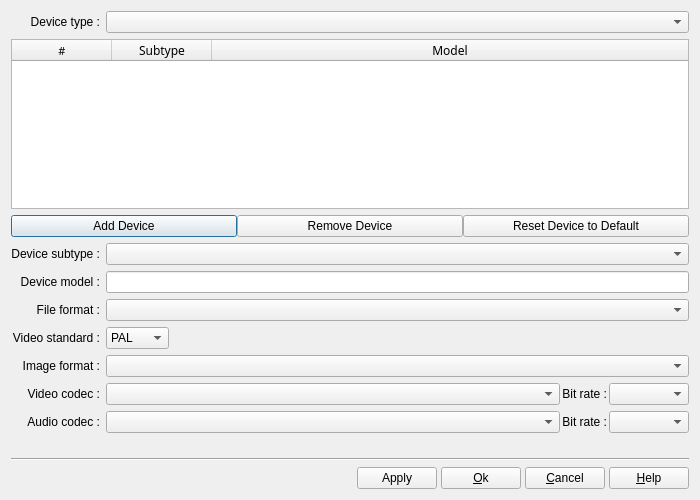
<?xml version="1.0" encoding="UTF-8"?>
<ui version="4.0">
 <class>DlgManageDevices</class>
 <widget class="QDialog" name="DlgManageDevices">
  <property name="geometry">
   <rect>
    <x>0</x>
    <y>0</y>
    <width>700</width>
    <height>500</height>
   </rect>
  </property>
  <property name="minimumSize">
   <size>
    <width>700</width>
    <height>500</height>
   </size>
  </property>
  <property name="windowTitle">
   <string>Manage Devices</string>
  </property>
  <layout class="QGridLayout" name="gridLayout_3">
   <item row="0" column="0">
    <layout class="QGridLayout" name="gridLayout">
     <item row="0" column="0">
      <widget class="QLabel" name="DeviceTypeLabel">
       <property name="text">
        <string>Device type :</string>
       </property>
       <property name="alignment">
        <set>Qt::AlignRight|Qt::AlignTrailing|Qt::AlignVCenter</set>
       </property>
      </widget>
     </item>
     <item row="0" column="1">
      <widget class="QComboBox" name="DBDeviceTypeCB">
       <property name="toolTip">
        <string>Select the type of equipment to be shown in the list.</string>
       </property>
      </widget>
     </item>
     <item row="1" column="0" colspan="2">
      <widget class="QTableWidget" name="TableDevice">
       <property name="font">
        <font>
         <pointsize>9</pointsize>
        </font>
       </property>
       <property name="editTriggers">
        <set>QAbstractItemView::NoEditTriggers</set>
       </property>
       <property name="showDropIndicator" stdset="0">
        <bool>false</bool>
       </property>
       <property name="dragDropOverwriteMode">
        <bool>false</bool>
       </property>
       <property name="selectionMode">
        <enum>QAbstractItemView::SingleSelection</enum>
       </property>
       <property name="selectionBehavior">
        <enum>QAbstractItemView::SelectRows</enum>
       </property>
       <property name="verticalScrollMode">
        <enum>QAbstractItemView::ScrollPerItem</enum>
       </property>
       <property name="horizontalScrollMode">
        <enum>QAbstractItemView::ScrollPerPixel</enum>
       </property>
       <property name="sortingEnabled">
        <bool>true</bool>
       </property>
       <property name="wordWrap">
        <bool>false</bool>
       </property>
       <property name="cornerButtonEnabled">
        <bool>false</bool>
       </property>
       <attribute name="horizontalHeaderHighlightSections">
        <bool>false</bool>
       </attribute>
       <attribute name="horizontalHeaderStretchLastSection">
        <bool>true</bool>
       </attribute>
       <attribute name="verticalHeaderVisible">
        <bool>false</bool>
       </attribute>
       <column>
        <property name="text">
         <string notr="true">#</string>
        </property>
        <property name="font">
         <font>
          <family>Sans Serif</family>
          <pointsize>8</pointsize>
         </font>
        </property>
       </column>
       <column>
        <property name="text">
         <string>Subtype</string>
        </property>
        <property name="font">
         <font>
          <family>Sans Serif</family>
          <pointsize>9</pointsize>
         </font>
        </property>
       </column>
       <column>
        <property name="text">
         <string>Model</string>
        </property>
        <property name="font">
         <font>
          <family>Sans Serif</family>
          <pointsize>9</pointsize>
         </font>
        </property>
       </column>
      </widget>
     </item>
     <item row="2" column="0" colspan="2">
      <layout class="QHBoxLayout" name="horizontalLayout_5">
       <property name="spacing">
        <number>0</number>
       </property>
       <property name="margin">
        <number>0</number>
       </property>
       <item>
        <widget class="QPushButton" name="DBAddDevice">
         <property name="toolTip">
          <string>Create a new equipment which comes to be added in the database.</string>
         </property>
         <property name="text">
          <string>Add Device</string>
         </property>
         <property name="icon">
          <iconset>
           <normaloff>img/db_add.png</normaloff>img/db_add.png</iconset>
         </property>
        </widget>
       </item>
       <item>
        <widget class="QPushButton" name="DBRemoveBT">
         <property name="toolTip">
          <string>Delete current equipment.</string>
         </property>
         <property name="text">
          <string>Remove Device</string>
         </property>
         <property name="icon">
          <iconset>
           <normaloff>img/db_remove.png</normaloff>img/db_remove.png</iconset>
         </property>
        </widget>
       </item>
       <item>
        <widget class="QPushButton" name="DBResetBT">
         <property name="toolTip">
          <string>Cancel the modifications that you made on an equipment defined in the default ffDiaporama database</string>
         </property>
         <property name="text">
          <string>Reset Device to Default</string>
         </property>
         <property name="icon">
          <iconset>
           <normaloff>img/db_status.png</normaloff>img/db_status.png</iconset>
         </property>
        </widget>
       </item>
      </layout>
     </item>
     <item row="4" column="0">
      <widget class="QLabel" name="label_33">
       <property name="text">
        <string>Device subtype :</string>
       </property>
       <property name="alignment">
        <set>Qt::AlignRight|Qt::AlignTrailing|Qt::AlignVCenter</set>
       </property>
      </widget>
     </item>
     <item row="4" column="1">
      <widget class="QComboBox" name="DBDeviceSubtypeCB">
       <property name="toolTip">
        <string>Select the category in which is classified the equipment.</string>
       </property>
      </widget>
     </item>
     <item row="5" column="0">
      <widget class="QLabel" name="DeviceModelLabel">
       <property name="text">
        <string>Device model :</string>
       </property>
       <property name="alignment">
        <set>Qt::AlignRight|Qt::AlignTrailing|Qt::AlignVCenter</set>
       </property>
      </widget>
     </item>
     <item row="6" column="0">
      <widget class="QLabel" name="FileFormatLabel">
       <property name="text">
        <string>File format :</string>
       </property>
       <property name="alignment">
        <set>Qt::AlignRight|Qt::AlignTrailing|Qt::AlignVCenter</set>
       </property>
      </widget>
     </item>
     <item row="5" column="1">
      <widget class="QLineEdit" name="DBDeviceModelED">
       <property name="toolTip">
        <string>Enter here the name of the equipment (free text field).</string>
       </property>
      </widget>
     </item>
     <item row="6" column="1">
      <widget class="QComboBox" name="DBFileFormatCB">
       <property name="sizePolicy">
        <sizepolicy hsizetype="Preferred" vsizetype="Fixed">
         <horstretch>0</horstretch>
         <verstretch>0</verstretch>
        </sizepolicy>
       </property>
       <property name="toolTip">
        <string>Select the file type to use for the rendering.</string>
       </property>
      </widget>
     </item>
     <item row="7" column="0">
      <widget class="QLabel" name="StandardLabel">
       <property name="text">
        <string>Video standard :</string>
       </property>
       <property name="alignment">
        <set>Qt::AlignRight|Qt::AlignTrailing|Qt::AlignVCenter</set>
       </property>
      </widget>
     </item>
     <item row="7" column="1">
      <layout class="QHBoxLayout" name="horizontalLayout_14">
       <property name="spacing">
        <number>2</number>
       </property>
       <item>
        <widget class="QComboBox" name="DBStandardCB">
         <property name="toolTip">
          <string>Select the video standard to use, PAL or NTSC.</string>
         </property>
         <item>
          <property name="text">
           <string>PAL</string>
          </property>
         </item>
         <item>
          <property name="text">
           <string>NTSC</string>
          </property>
         </item>
        </widget>
       </item>
       <item>
        <spacer name="horizontalSpacer_9">
         <property name="orientation">
          <enum>Qt::Horizontal</enum>
         </property>
         <property name="sizeHint" stdset="0">
          <size>
           <width>40</width>
           <height>20</height>
          </size>
         </property>
        </spacer>
       </item>
      </layout>
     </item>
     <item row="8" column="0">
      <widget class="QLabel" name="ImageSizeLabel">
       <property name="text">
        <string>Image format :</string>
       </property>
       <property name="alignment">
        <set>Qt::AlignRight|Qt::AlignTrailing|Qt::AlignVCenter</set>
       </property>
      </widget>
     </item>
     <item row="8" column="1">
      <widget class="QComboBox" name="DBImageSizeCombo">
       <property name="toolTip">
        <string>Select the image resolution to use for the rendering.</string>
       </property>
       <property name="currentIndex">
        <number>-1</number>
       </property>
      </widget>
     </item>
     <item row="9" column="0">
      <widget class="QLabel" name="VideoFormatLabel">
       <property name="text">
        <string>Video codec :</string>
       </property>
       <property name="alignment">
        <set>Qt::AlignRight|Qt::AlignTrailing|Qt::AlignVCenter</set>
       </property>
      </widget>
     </item>
     <item row="9" column="1">
      <layout class="QHBoxLayout" name="horizontalLayout_11">
       <property name="spacing">
        <number>2</number>
       </property>
       <item>
        <widget class="QComboBox" name="DBVideoFormatCB">
         <property name="sizePolicy">
          <sizepolicy hsizetype="Expanding" vsizetype="Fixed">
           <horstretch>0</horstretch>
           <verstretch>0</verstretch>
          </sizepolicy>
         </property>
         <property name="minimumSize">
          <size>
           <width>150</width>
           <height>0</height>
          </size>
         </property>
         <property name="toolTip">
          <string>Select the video codec to use for the rendering.</string>
         </property>
        </widget>
       </item>
       <item>
        <widget class="QLabel" name="VideoBitRateLabel">
         <property name="sizePolicy">
          <sizepolicy hsizetype="Preferred" vsizetype="Preferred">
           <horstretch>0</horstretch>
           <verstretch>0</verstretch>
          </sizepolicy>
         </property>
         <property name="text">
          <string>Bit rate :</string>
         </property>
         <property name="alignment">
          <set>Qt::AlignRight|Qt::AlignTrailing|Qt::AlignVCenter</set>
         </property>
        </widget>
       </item>
       <item>
        <widget class="QComboBox" name="DBVideoBitRateCB">
         <property name="minimumSize">
          <size>
           <width>80</width>
           <height>0</height>
          </size>
         </property>
         <property name="maximumSize">
          <size>
           <width>80</width>
           <height>16777215</height>
          </size>
         </property>
         <property name="toolTip">
          <string>Select the bit rate to use for video during the rendering.</string>
         </property>
        </widget>
       </item>
      </layout>
     </item>
     <item row="10" column="0">
      <widget class="QLabel" name="AudioFormatLabel">
       <property name="text">
        <string>Audio codec :</string>
       </property>
       <property name="alignment">
        <set>Qt::AlignRight|Qt::AlignTrailing|Qt::AlignVCenter</set>
       </property>
      </widget>
     </item>
     <item row="10" column="1">
      <layout class="QHBoxLayout" name="horizontalLayout_16">
       <property name="spacing">
        <number>2</number>
       </property>
       <item>
        <widget class="QComboBox" name="DBAudioFormatCB">
         <property name="sizePolicy">
          <sizepolicy hsizetype="Expanding" vsizetype="Fixed">
           <horstretch>0</horstretch>
           <verstretch>0</verstretch>
          </sizepolicy>
         </property>
         <property name="minimumSize">
          <size>
           <width>150</width>
           <height>0</height>
          </size>
         </property>
         <property name="toolTip">
          <string>Select the audio codec to use for the rendering.</string>
         </property>
        </widget>
       </item>
       <item>
        <widget class="QLabel" name="AudioBitRateLabel">
         <property name="text">
          <string>Bit rate :</string>
         </property>
         <property name="alignment">
          <set>Qt::AlignRight|Qt::AlignTrailing|Qt::AlignVCenter</set>
         </property>
        </widget>
       </item>
       <item>
        <widget class="QComboBox" name="DBAudioBitRateCB">
         <property name="minimumSize">
          <size>
           <width>80</width>
           <height>0</height>
          </size>
         </property>
         <property name="maximumSize">
          <size>
           <width>80</width>
           <height>16777215</height>
          </size>
         </property>
         <property name="toolTip">
          <string>Select the bit rate to use for audio during the rendering.</string>
         </property>
        </widget>
       </item>
      </layout>
     </item>
     <item row="11" column="0">
      <spacer name="verticalSpacer">
       <property name="orientation">
        <enum>Qt::Vertical</enum>
       </property>
       <property name="sizeHint" stdset="0">
        <size>
         <width>20</width>
         <height>40</height>
        </size>
       </property>
      </spacer>
     </item>
    </layout>
   </item>
   <item row="1" column="0">
    <widget class="Line" name="line">
     <property name="orientation">
      <enum>Qt::Horizontal</enum>
     </property>
    </widget>
   </item>
   <item row="2" column="0">
    <layout class="QHBoxLayout" name="horizontalLayout">
     <property name="spacing">
      <number>4</number>
     </property>
     <item>
      <spacer name="horizontalSpacer">
       <property name="orientation">
        <enum>Qt::Horizontal</enum>
       </property>
       <property name="sizeHint" stdset="0">
        <size>
         <width>40</width>
         <height>20</height>
        </size>
       </property>
      </spacer>
     </item>
     <item>
      <widget class="QPushButton" name="DBApplyBT">
       <property name="text">
        <string>Apply</string>
       </property>
       <property name="icon">
        <iconset>
         <normaloff>img/action_ok.png</normaloff>img/action_ok.png</iconset>
       </property>
      </widget>
     </item>
     <item>
      <widget class="QPushButton" name="OkBt">
       <property name="toolTip">
        <string>Accept modification and exit dialog box</string>
       </property>
       <property name="text">
        <string>&amp;Ok</string>
       </property>
       <property name="icon">
        <iconset>
         <normaloff>img/action_ok.png</normaloff>img/action_ok.png</iconset>
       </property>
      </widget>
     </item>
     <item>
      <widget class="QPushButton" name="CancelBt">
       <property name="toolTip">
        <string>Cancel modification and exit dialog box</string>
       </property>
       <property name="text">
        <string>&amp;Cancel</string>
       </property>
       <property name="icon">
        <iconset>
         <normaloff>img/action_cancel.png</normaloff>img/action_cancel.png</iconset>
       </property>
      </widget>
     </item>
     <item>
      <widget class="QPushButton" name="HelpBT">
       <property name="toolTip">
        <string>Open help page describing this dialog box</string>
       </property>
       <property name="text">
        <string>&amp;Help</string>
       </property>
       <property name="icon">
        <iconset>
         <normaloff>img/help.png</normaloff>img/help.png</iconset>
       </property>
       <property name="shortcut">
        <string>F1</string>
       </property>
      </widget>
     </item>
    </layout>
   </item>
  </layout>
 </widget>
 <resources/>
 <connections/>
</ui>
